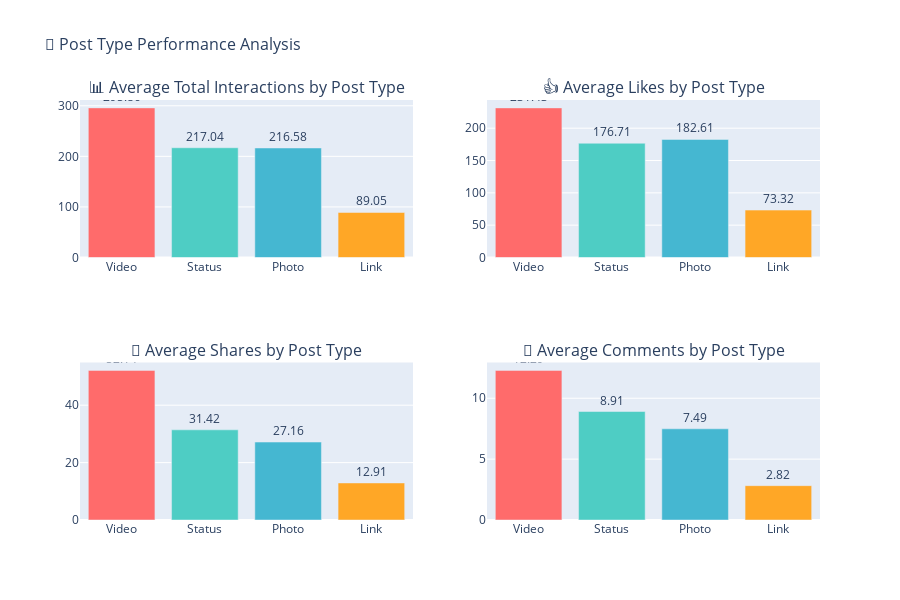

Write notebook code for a chart like this one.
### Code cell
# =====================================
# POST TYPE PERFORMANCE ANALYSIS
# =====================================

def analyze_post_type_performance(df):
    """
    Comprehensive analysis of engagement by post type with business insights
    """
    if not success:
        print("❌ Cannot perform post type analysis - data not available")
        return
    
    print("📝 POST TYPE PERFORMANCE ANALYSIS")
    print("=" * 50)
    
    # Post type distribution
    post_type_dist = df['Type'].value_counts()
    print(f"📊 POST TYPE DISTRIBUTION")
    print("-" * 30)
    for post_type, count in post_type_dist.items():
        percentage = (count / len(df)) * 100
        print(f"{post_type}: {count} posts ({percentage:.1f}%)")
    
    # Calculate comprehensive performance metrics by post type
    post_performance = df.groupby('Type').agg({
        'like': ['mean', 'median', 'std', 'sum'],
        'share': ['mean', 'median', 'std', 'sum'], 
        'comment': ['mean', 'median', 'std', 'sum'],
        'Total Interactions': ['mean', 'median', 'std', 'sum']
    }).round(2)
    
    # Flatten column names
    post_performance.columns = ['_'.join(col).strip() for col in post_performance.columns.values]
    
    print(f"\n🎯 PERFORMANCE BY POST TYPE")
    print("-" * 35)
    display(post_performance)
    
    # Calculate engagement rates and ROI metrics
    post_roi_analysis = df.groupby('Type').agg({
        'Total Interactions': 'mean',
        'Lifetime Post Total Reach': 'mean',
        'like': 'mean',
        'share': 'mean',
        'comment': 'mean'
    }).round(2)
    
    # Calculate engagement rate (interactions per reach)
    post_roi_analysis['Engagement_Rate'] = ((post_roi_analysis['Total Interactions'] / 
                                           post_roi_analysis['Lifetime Post Total Reach']) * 100).round(2)
    
    # Rank post types by performance
    post_roi_analysis['Performance_Rank'] = post_roi_analysis['Total Interactions'].rank(ascending=False)
    
    print(f"\n🏆 POST TYPE PERFORMANCE RANKING")
    print("-" * 40)
    performance_ranking = post_roi_analysis.sort_values('Total Interactions', ascending=False)
    display(performance_ranking)
    
    # Create comprehensive visualization
    fig = make_subplots(
        rows=2, cols=2,
        subplot_titles=['📊 Average Total Interactions by Post Type', 
                       '👍 Average Likes by Post Type',
                       '🔄 Average Shares by Post Type', 
                       '💬 Average Comments by Post Type'],
        specs=[[{"type": "bar"}, {"type": "bar"}],
               [{"type": "bar"}, {"type": "bar"}]]
    )
    
    post_types = performance_ranking.index
    colors = [BRAND_COLORS['primary'], BRAND_COLORS['secondary'], 
              BRAND_COLORS['accent'], BRAND_COLORS['warning']][:len(post_types)]
    
    # Total Interactions
    fig.add_trace(go.Bar(
        x=post_types,
        y=performance_ranking['Total Interactions'],
        name='Total Interactions',
        marker_color=colors,
        text=performance_ranking['Total Interactions'],
        textposition='outside'
    ), row=1, col=1)
    
    # Likes
    fig.add_trace(go.Bar(
        x=post_types,
        y=performance_ranking['like'],
        name='Likes',
        marker_color=colors,
        text=performance_ranking['like'],
        textposition='outside'
    ), row=1, col=2)
    
    # Shares
    fig.add_trace(go.Bar(
        x=post_types,
        y=performance_ranking['share'],
        name='Shares',
        marker_color=colors,
        text=performance_ranking['share'],
        textposition='outside'
    ), row=2, col=1)
    
    # Comments
    fig.add_trace(go.Bar(
        x=post_types,
        y=performance_ranking['comment'],
        name='Comments',
        marker_color=colors,
        text=performance_ranking['comment'],
        textposition='outside'
    ), row=2, col=2)
    
    fig.update_layout(
        title_text="🎯 Post Type Performance Analysis",
        title_font_size=16,
        showlegend=False,
        height=600
    )
    
    fig.show()
    
    # Statistical significance testing
    print(f"\n📊 STATISTICAL SIGNIFICANCE TESTING")
    print("-" * 45)
    
    post_types_list = list(df['Type'].unique())
    if len(post_types_list) >= 2:
        # Compare top 2 performing post types
        top_type = performance_ranking.index[0]
        second_type = performance_ranking.index[1]
        
        top_engagement = df[df['Type'] == top_type]['Total Interactions']
        second_engagement = df[df['Type'] == second_type]['Total Interactions']
        
        t_stat, p_value = ttest_ind(top_engagement, second_engagement)
        
        print(f"🥇 Best Performer: {top_type} (Avg: {performance_ranking.loc[top_type, 'Total Interactions']:.1f} interactions)")
        print(f"🥈 Second Best: {second_type} (Avg: {performance_ranking.loc[second_type, 'Total Interactions']:.1f} interactions)")
        print(f"📈 Performance Difference: {performance_ranking.loc[top_type, 'Total Interactions'] - performance_ranking.loc[second_type, 'Total Interactions']:.1f} interactions")
        print(f"🧮 T-statistic: {t_stat:.3f}")
        print(f"📊 P-value: {p_value:.3f}")
        
        significance = "Statistically Significant" if p_value < 0.05 else "Not Statistically Significant"
        print(f"🎯 Result: {significance} (α = 0.05)")
    
    # Business insights and recommendations
    print(f"\n💡 STRATEGIC INSIGHTS & RECOMMENDATIONS")
    print("-" * 50)
    
    best_type = performance_ranking.index[0]
    worst_type = performance_ranking.index[-1]
    best_performance = performance_ranking.loc[best_type, 'Total Interactions']
    worst_performance = performance_ranking.loc[worst_type, 'Total Interactions']
    
    improvement_potential = ((best_performance - worst_performance) / worst_performance) * 100
    
    print(f"🏆 TOP PERFORMER: {best_type}")
    print(f"   • Average Interactions: {best_performance:.1f}")
    print(f"   • Engagement Rate: {performance_ranking.loc[best_type, 'Engagement_Rate']:.2f}%")
    print(f"   • Recommendation: Increase {best_type} content by 25-30%")
    
    print(f"\n⚠️  UNDERPERFORMER: {worst_type}")
    print(f"   • Average Interactions: {worst_performance:.1f}")
    print(f"   • Improvement Potential: {improvement_potential:.1f}%")
    print(f"   • Recommendation: A/B test or reduce {worst_type} content")
    
    print(f"\n🎯 CONTENT STRATEGY RECOMMENDATIONS:")
    print(f"   1. Focus 40-50% of content creation on {best_type} posts")
    print(f"   2. Reduce {worst_type} content allocation by 20%")
    print(f"   3. A/B test improved formats for underperforming types")
    print(f"   4. Set performance benchmarks: {best_performance:.0f}+ interactions for success")
    
    return performance_ranking

# Execute post type analysis
if success:
    post_type_results = analyze_post_type_performance(df)
    print("\n✅ Post type analysis complete - Content strategy insights identified!")
else:
    print("❌ Skipping post type analysis - data not available")

### Figure 1 — Plotly figure (JSON) as saved in the notebook; plotly's stock layout.template omitted (floating-point values rounded to 4 significant figures)
{"data": [{"marker": {"color": ["#FF6B6B", "#4ECDC4", "#45B7D1", "#FFA726"]}, "name": "Total Interactions", "text": [295.9, 217.0, 216.6, 89.05], "textposition": "outside", "type": "bar", "x": ["Video", "Status", "Photo", "Link"], "xaxis": "x", "y": [295.9, 217.0, 216.6, 89.05], "yaxis": "y"}, {"marker": {"color": ["#FF6B6B", "#4ECDC4", "#45B7D1", "#FFA726"]}, "name": "Likes", "text": [231.4, 176.7, 182.6, 73.32], "textposition": "outside", "type": "bar", "x": ["Video", "Status", "Photo", "Link"], "xaxis": "x2", "y": [231.4, 176.7, 182.6, 73.32], "yaxis": "y2"}, {"marker": {"color": ["#FF6B6B", "#4ECDC4", "#45B7D1", "#FFA726"]}, "name": "Shares", "text": [52.14, 31.42, 27.16, 12.91], "textposition": "outside", "type": "bar", "x": ["Video", "Status", "Photo", "Link"], "xaxis": "x3", "y": [52.14, 31.42, 27.16, 12.91], "yaxis": "y3"}, {"marker": {"color": ["#FF6B6B", "#4ECDC4", "#45B7D1", "#FFA726"]}, "name": "Comments", "text": [12.29, 8.91, 7.49, 2.82], "textposition": "outside", "type": "bar", "x": ["Video", "Status", "Photo", "Link"], "xaxis": "x4", "y": [12.29, 8.91, 7.49, 2.82], "yaxis": "y4"}], "layout": {"annotations": [{"font": {"size": 16}, "showarrow": false, "text": "📊 Average Total Interactions by Post Type", "x": 0.225, "xanchor": "center", "xref": "paper", "y": 1, "yanchor": "bottom", "yref": "paper"}, {"font": {"size": 16}, "showarrow": false, "text": "👍 Average Likes by Post Type", "x": 0.775, "xanchor": "center", "xref": "paper", "y": 1, "yanchor": "bottom", "yref": "paper"}, {"font": {"size": 16}, "showarrow": false, "text": "🔄 Average Shares by Post Type", "x": 0.225, "xanchor": "center", "xref": "paper", "y": 0.375, "yanchor": "bottom", "yref": "paper"}, {"font": {"size": 16}, "showarrow": false, "text": "💬 Average Comments by Post Type", "x": 0.775, "xanchor": "center", "xref": "paper", "y": 0.375, "yanchor": "bottom", "yref": "paper"}], "height": 600, "showlegend": false, "title": {"font": {"size": 16}, "text": "🎯 Post Type Performance Analysis"}, "xaxis": {"anchor": "y", "domain": [0, 0.45]}, "xaxis2": {"anchor": "y2", "domain": [0.55, 1]}, "xaxis3": {"anchor": "y3", "domain": [0, 0.45]}, "xaxis4": {"anchor": "y4", "domain": [0.55, 1]}, "yaxis": {"anchor": "x", "domain": [0.625, 1]}, "yaxis2": {"anchor": "x2", "domain": [0.625, 1]}, "yaxis3": {"anchor": "x3", "domain": [0, 0.375]}, "yaxis4": {"anchor": "x4", "domain": [0, 0.375]}}}
